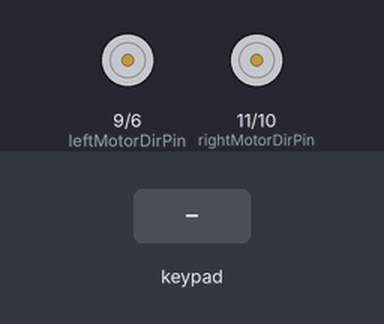
Bench run of a sketch on a simulated Arduino Uno, built with avr-gcc and run on an emulated ATmega328P. Parts: direction and speed pins drawn as motors (green arrow = direction pin HIGH = forward, orange = LOW = backward, longer = more drive). The test bench sets the inputs (shaded band).

Above: at 1.2 s.
1.3 s: key 'U' pressed
At 1.5 s:
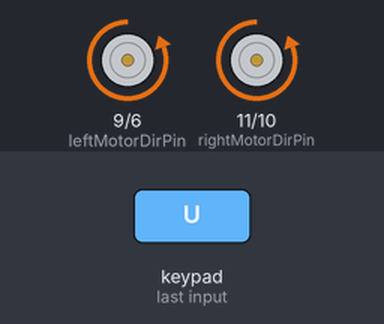
3.2 s: key 'D' pressed
At 3.4 s:
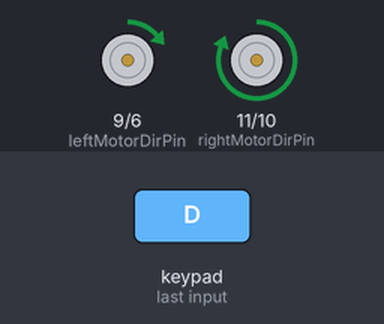
5.1 s: key 'L' pressed
At 5.3 s:
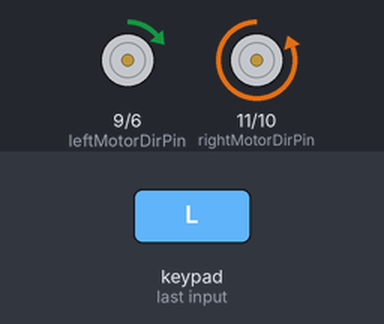
7.0 s: key 'R' pressed
At 7.2 s:
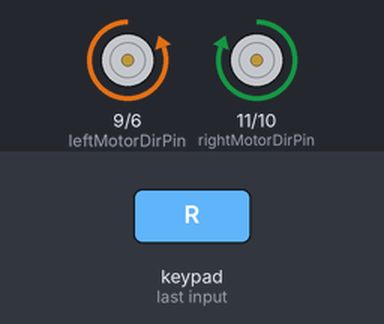
8.9 s: key 'U' pressed
At 9.6 s:
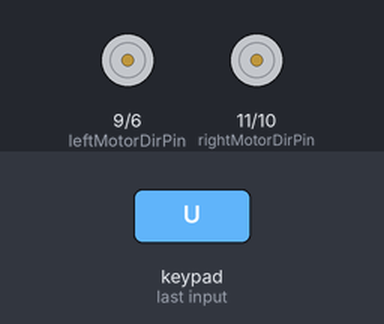
Timing chart, 0 to 11.8 s (numbered marks = the images above; inputs shaded):
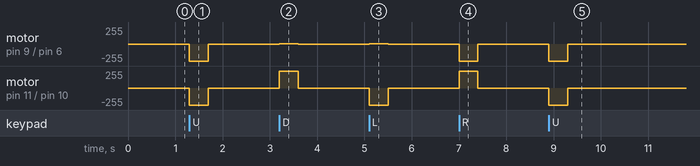

The sketch:

RC_sendiri.ino
```cpp
/*
 * CODE FOR ROBOT THAT USES ARDUINO UNO, HC-05 AND CYTRON MAKERDRIVE *
 */

#define CUSTOM_SETTINGS
#define INCLUDE_GAMEPAD_MODULE
#include <Dabble.h>

// Left motor pins
int leftMotorPWMPin = 6;
int leftMotorDirPin = 9;

// Right motor pins
int rightMotorPWMPin = 10;
int rightMotorDirPin = 11;

void setup() {
  // Initialize motor pins as outputs
  pinMode(leftMotorPWMPin, OUTPUT);
  pinMode(leftMotorDirPin, OUTPUT);

  pinMode(rightMotorPWMPin, OUTPUT);
  pinMode(rightMotorDirPin, OUTPUT);

  // Stop motors initially
  rotateMotor(0, 0);

  // Start Dabble communication
  Dabble.begin(9600, 2, 3);

  // Start serial communication
  Serial.begin(9600);
}

void loop() {
  int leftMotorSpeed = 0;
  int rightMotorSpeed = 0;

  // Process gamepad input
  Dabble.processInput();

  // Set motor speeds based on gamepad input and print corresponding serial output
  if (GamePad.isUpPressed()) {
    leftMotorSpeed = 255;
    rightMotorSpeed = 255;
  } else if (GamePad.isDownPressed()) {
    leftMotorSpeed = -255; // Negative value for backward movement
    rightMotorSpeed = -255; // Negative value for backward movement
  } else if (GamePad.isLeftPressed()) {
    leftMotorSpeed = -255;
    rightMotorSpeed = 255;
  } else if (GamePad.isRightPressed()) {
    leftMotorSpeed = 255;
    rightMotorSpeed = -255;
  }

  // Rotate motors with the calculated speeds
  rotateMotor(leftMotorSpeed, rightMotorSpeed);
}

void rotateMotor(int leftMotorSpeed, int rightMotorSpeed) {
  // Set direction and speed for the left motor
  if (leftMotorSpeed < 0) {
    digitalWrite(leftMotorDirPin, HIGH);    // Reverse direction
    analogWrite(leftMotorPWMPin, leftMotorSpeed);    // Use -leftMotorSpeed to ensure positive value for PWM
  } else {
    digitalWrite(leftMotorDirPin, LOW);     // Forward direction
    analogWrite(leftMotorPWMPin, leftMotorSpeed);
  }

  // Set direction and speed for the right motor
  if (rightMotorSpeed < 0) {
    digitalWrite(rightMotorDirPin, HIGH);   // Reverse direction
    analogWrite(rightMotorPWMPin, rightMotorSpeed);   // Use -rightMotorSpeed to ensure positive value for PWM
  } else {
    digitalWrite(rightMotorDirPin, LOW);    // Forward direction
    analogWrite(rightMotorPWMPin, rightMotorSpeed);
  }
}
```

Measured:
- after the input at 1.3 s, motor on pin 9 (leftMotorDirPin) / pin 6 (leftMotorPWMPin), motor on pin 11 (rightMotorDirPin) / pin 10 (rightMotorPWMPin): stopped → backward 255/255 at once, → stopped 0.40 s later
- after the input at 3.2 s, motor on pin 9 (leftMotorDirPin) / pin 6 (leftMotorPWMPin): stopped → forward 1/255 at once, → stopped 0.40 s later; motor on pin 11 (rightMotorDirPin) / pin 10 (rightMotorPWMPin): stopped → forward 255/255 at once, → stopped 0.40 s later
- after the input at 5.1 s, motor on pin 9 (leftMotorDirPin) / pin 6 (leftMotorPWMPin): stopped → forward 1/255 at once, → stopped 0.40 s later; motor on pin 11 (rightMotorDirPin) / pin 10 (rightMotorPWMPin): stopped → backward 255/255 at once, → stopped 0.40 s later
- after the input at 7.0 s, motor on pin 9 (leftMotorDirPin) / pin 6 (leftMotorPWMPin): stopped → backward 255/255 at once, → stopped 0.40 s later; motor on pin 11 (rightMotorDirPin) / pin 10 (rightMotorPWMPin): stopped → forward 255/255 at once, → stopped 0.40 s later
- after the input at 8.9 s, motor on pin 9 (leftMotorDirPin) / pin 6 (leftMotorPWMPin), motor on pin 11 (rightMotorDirPin) / pin 10 (rightMotorPWMPin): stopped → backward 255/255 at once, → stopped 0.40 s later
